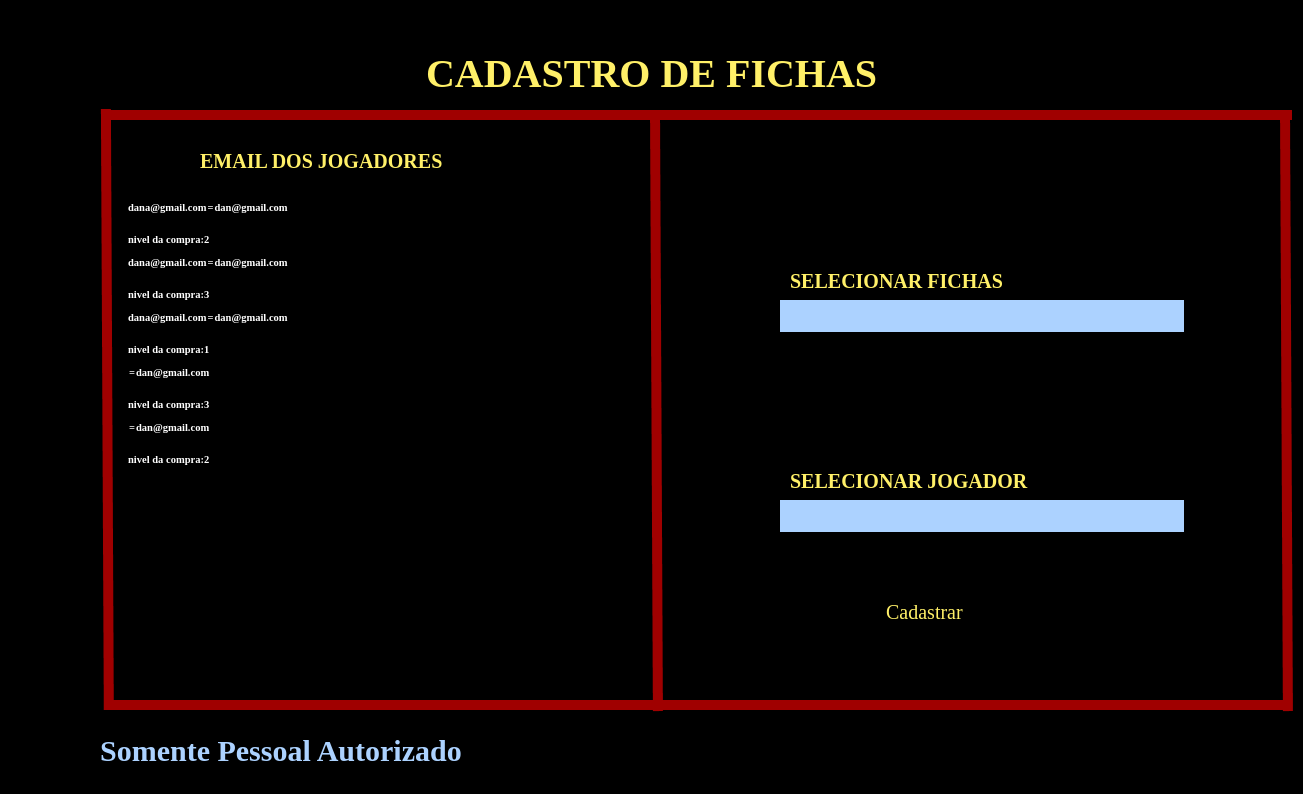
The app's page /cadastro_pontos.php with its own data.
### tables this page shows
CREATE TABLE `pagamento` (
  `id_pag` int(11) NOT NULL,
  `email_pag` varchar(40) NOT NULL,
  `nv_pag` varchar(1) NOT NULL,
  `email_user` varchar(40) NOT NULL
);

### cadastro_pontos.php (the view, shortened to what this page needs)
<!DOCTYPE html>
<html lang="pt-br">
<head>
    <link rel="stylesheet" href="cadastro_pontos.css">
</head>
<body>
<form action="proc_cadastro_pontos.php" method="post">
  <h1 class="titulo">CADASTRO DE FICHAS</h1>
  <div class="retangulo_img" ><img src="Rectangle 1.png"></div>
  <div class="retangulo_img2" ><img src="Rectangle 2.png"></div>
  <div class="retangulo_img3" ><img src="Rectangle 3.png"></div>
  <div class="retangulo_img4" ><img src="Rectangle 4.png"></div>
  <div class="retangulo_img5" ><img src="Rectangle 5.png"></div>
  <h1 class="titulo1">Somente Pessoal Autorizado</h1>
  <div class="selectp">
        <label for="text"><b>EMAIL DOS JOGADORES</b></label><br>
  </div>
      <input type="number" name="cadastro_ficha" class="cadastro">
      <input type="email" name="cadastro_jogador" class="cadastro2">
  <div class="selectsc">
        <label for="text"><b>SELECIONAR FICHAS</b></label><br>
  </div>
  <div class="selectsc2">
        <label for="text"><b>SELECIONAR JOGADOR</b></label><br>
  </div>
  <div class='botao_cadastrar'>
        <input class='botao' type="submit" name="cadastrar" value="Cadastrar"><br/>
  </div>
  <?php
      include_once('connect.php');
      $placar = "SELECT DISTINCT * FROM `pagamento` ";
      $placar_listar = mysqli_query($conn, $placar);
      while($row_tabela = mysqli_fetch_assoc($placar_listar)){
            echo "<div class='arrumar_list'>
                        <div class='email_pagxlog'>
                              <h3 id='list_c_ficha'>".$row_tabela['email_pag']."</h3>"."<h3>=</h3>"."<h3 id='nome2_listar'>".$row_tabela['email_user']."</h3>
                        </div>
                        <div class='email_pagxlog'>
                        <h3>"."nivel da compra:".$row_tabela['nv_pag']."</h3>
                        </div>
                  </div>";
        }
  ?>
</form>
</body>
</html>

### cadastro_pontos.css (style rules this page uses)
body { background-color: black; }
.titulo { color: rgb(255, 240, 104); display: flex; flex-direction: column; text-align: center; align-items: center; font-size: 40px; font-family: Arcade-Regular; margin-top: 50px; }
.selectp { color: rgb(255, 240, 104); display: flex; position: absolute; flex-direction: column; text-align: center; align-items: center; font-size: 20px; font-family: Arcade-Regular; left: 200px; top: 150px; }
.retangulo_img { display: flex; position: absolute; left: 110px; top: 110px; }
.retangulo_img2 { display: flex; position: absolute; left: 110px; top: 700px; }
.retangulo_img3 { display: flex; position: absolute; left: 100px; top: 108px; }
.retangulo_img4 { display: flex; position: absolute; left: 650px; top: 110px; }
.retangulo_img5 { display: flex; position: absolute; left: 1280px; top: 110px; }
.titulo1 { color: #ACD2FF; display: flex; position: absolute; flex-direction: column; text-align: center; align-items: center; font-size: 30px; font-family: Arcade-Regular; margin-top: 610px; left: 100px; }
.selectsc { color: rgb(255, 240, 104); display: flex; position: absolute; flex-direction: column; text-align: center; align-items: center; font-size: 20px; font-family: Arcade-Regular; left: 790px; top: 270px; }
.selectsc2 { color: rgb(255, 240, 104); display: flex; position: absolute; flex-direction: column; text-align: center; align-items: center; font-size: 20px; font-family: Arcade-Regular; left: 790px; top: 470px; }
.cadastro { background-color: #ACD2FF ; display: flex; position: absolute; left: 780px; top: 300px; width: 400px; height: 30px; color: rgb(209, 0, 0); font-family: Arcade-Regular; border: none; }
.cadastro2 { background-color: #ACD2FF ; display: flex; position: absolute; left: 780px; top: 500px; width: 400px; height: 30px; color: rgb(209, 0, 0); font-family: Arcade-Regular; border: none; }
.botao { display: flex; position: absolute; background-color: transparent; border: transparent; font-family: Arcade-Regular; color: rgb(255, 240, 104); font-size: 20px; left: 880px; top: 600px; }
.email_pagxlog { display: flex; flex-direction: row; color: white; gap: 1px; font-family: Arcade-Regular; font-size: 9px; margin-top: 50px; margin-bottom: -50px; margin-left: 120px; }
.arrumar_list { height: 5px; }

### records on screen
pagamento: email_pag "dana@gmail.com", email_user "dan@gmail.com", nv_pag "2"
pagamento: email_pag "dana@gmail.com", email_user "dan@gmail.com", nv_pag "3"
pagamento: email_pag "dana@gmail.com", email_user "dan@gmail.com", nv_pag "1"
pagamento: email_user "dan@gmail.com", nv_pag "3"
pagamento: email_user "dan@gmail.com", nv_pag "2"
